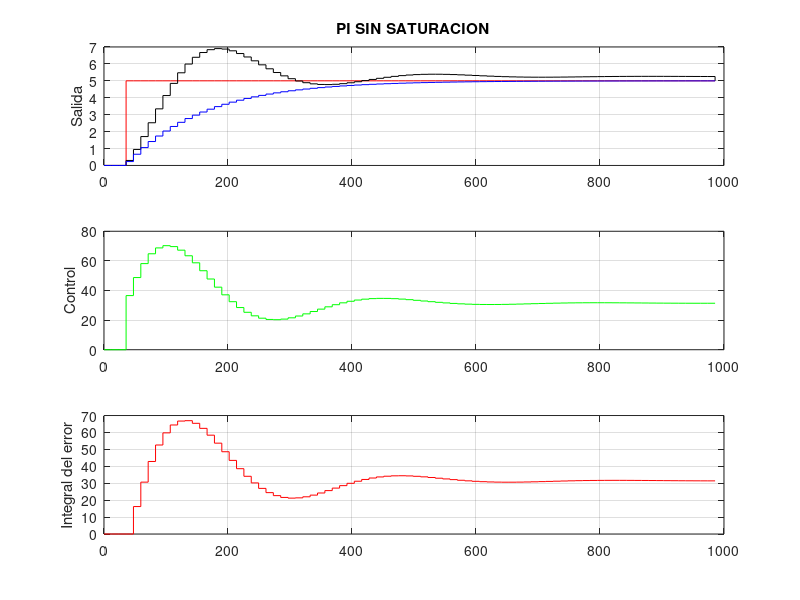

Reproduce this figure in MATLAB.
%ETN 902 - SISTEMA DE NIVEL DE LIOUIDO
clc
clear 
% close all

st = {'PI SIN SATURACION','PI CON SATURACION',...
    'PI CON ANTI WIND UP'};
m = menu('Anti Windup',st);
%% Planta
K = 0.167;
tau = 118.75;
G = tf(K,[tau 1]);

%% Control PI
Kp = 5.69;
ti = 20.83;
td=0;
Ts=118.75/10;
C=tf([Kp*ti 1],[ti 0]);

% Calculo do controle PID digital
q0=Kp*(1+Ts/(2*ti)+td/Ts);
q1=-Kp*(1-Ts/(2*ti)+(2*td)/Ts);
q2=(Kp*td)/Ts;

%% Limites máximos y minimos
umax = 40;
umin = 0;

%% loop de control
nit = round(1000/Ts);
y(1:nit)=0;
u=y;
ug=u;
deltaU=u;
r=y;
e=y;
Ie=e;
%REFERENCIA DE NIVEL
r(round(50/Ts):end)=5;
 for k=3:nit
     %Respuesta del proceso
      t = 0:Ts:(k-1)*Ts;
      y=lsim(G,ug(1:k),t)';
      
      %Error
      e(k)=r(k)-y(k);
      
      %Parte Integral del Controlador
      Ie(k) = u(k-1) + q1*e(k-1);
      
      %PID
     u(k) = u(k-1) + q0*e(k) + q1*e(k-1) + q2*e(k-2); 
     %Anti-Windup
     if m>2
         if (u(k) >= umax)     
            u(k) = umax;
         elseif (u(k) <= umin)
             u(k) = umin;
         end
     end
     
     %PID ley de control incremental

    
     ug=u;
     
     %Saturación del elemento final de control
     if m>1
        ug(ug>umax)=umax;
     end
 end
 H = feedback(C*G,1);
 Hu = feedback(C,G);
 y2=lsim(H,r,t)';
 u2=lsim(Hu,r,t)';

    
 figure
 subplot(311)
 stairs(t,r,'r')
 hold on
 stairs(t,y,'k')
 hold on
 stairs(t,y2,'b')
 hold on
 
grid,
 
 title(st{m})
 ylabel('Salida')
 subplot(312)
 stairs(t,ug,'g')

 grid,
 ylabel('Control')
 subplot(313)
 stairs(t,Ie,'r')
 grid,
 ylabel('Integral del error')
